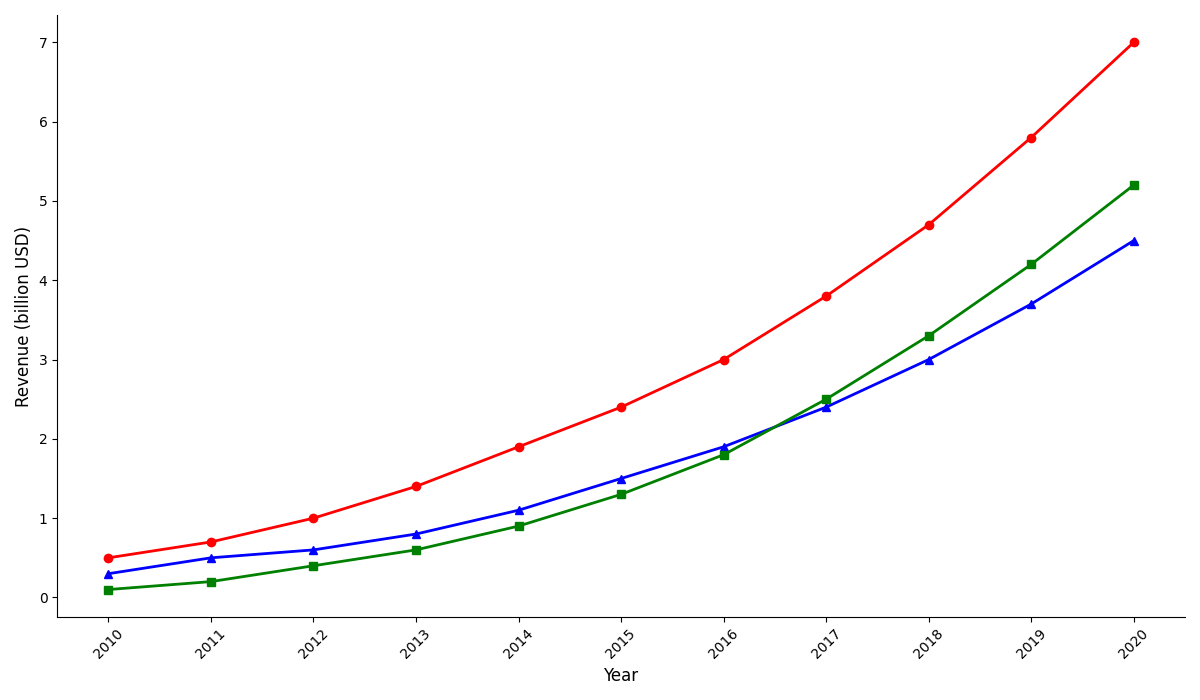

The Python source for this figure:
import numpy as np
import matplotlib.pyplot as plt

# Define the years for the x-axis
years = np.arange(2010, 2021)

# Fictional revenue data for different sports leagues in billion USD
esports_revenue = np.array([0.5, 0.7, 1.0, 1.4, 1.9, 2.4, 3.0, 3.8, 4.7, 5.8, 7.0])
robot_combat_revenue = np.array([0.3, 0.5, 0.6, 0.8, 1.1, 1.5, 1.9, 2.4, 3.0, 3.7, 4.5])
drone_racing_revenue = np.array([0.1, 0.2, 0.4, 0.6, 0.9, 1.3, 1.8, 2.5, 3.3, 4.2, 5.2])

# Create the figure and axis
fig, ax = plt.subplots(figsize=(12, 7))

# Plot lines for each sports league
ax.plot(years, esports_revenue, marker='o', linestyle='-', color='red', linewidth=2)
ax.plot(years, robot_combat_revenue, marker='^', linestyle='-', color='blue', linewidth=2)
ax.plot(years, drone_racing_revenue, marker='s', linestyle='-', color='green', linewidth=2)

# Add titles and labels
ax.set_xlabel('Year', fontsize=12)
ax.set_ylabel('Revenue (billion USD)', fontsize=12)

# Customize ticks
ax.set_xticks(years)
ax.set_xticklabels(years, rotation=45)

# Remove borders
ax.spines['top'].set_visible(False)
ax.spines['right'].set_visible(False)

# Automatically adjust layout to avoid overlaps
plt.tight_layout()

# Display the plot
plt.show()
